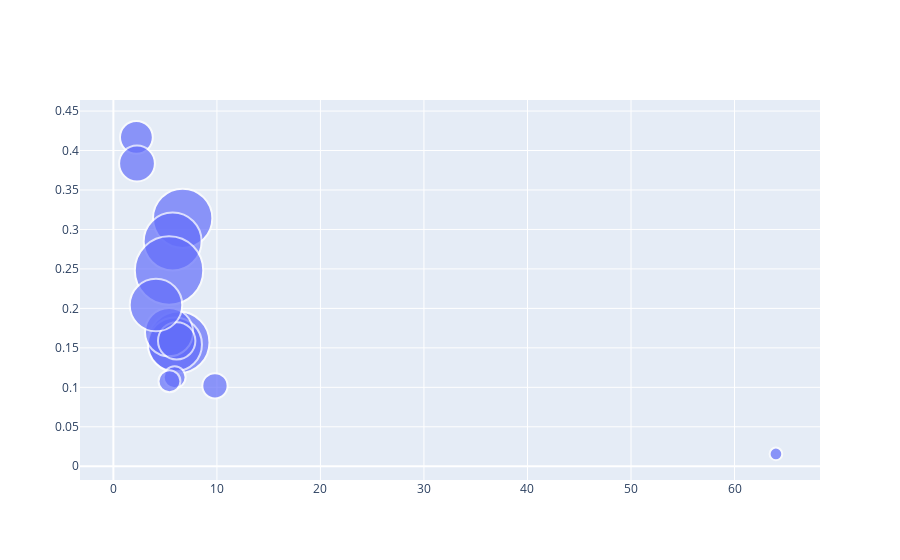

Source (notebook cell):
### Code cell
# Create figure
fig = go.Figure()
fig.add_trace(go.Scatter(
        x=df['Attempts'], y=df['Success rate'],
        text=df['text'],
        marker_size=df['size'],
        ))
# Tune marker appearance and layout
fig.update_traces(mode='markers', marker=dict(sizemode='area',
#                                               sizeref=sizeref, 
                                              line_width=2))

### Figure 1 — Plotly figure (JSON) as saved in the notebook; plotly's stock layout.template omitted (floating-point values rounded to 4 significant figures)
{"data": [{"marker": {"line": {"width": 2}, "size": [1760, 1680, 540, 1900, 1460, 1160, 2340, 320, 640, 700, 240, 80, 1380, 240], "sizemode": "area"}, "mode": "markers", "text": ["Concepts: [14]<br>Students: 88<br>Success Rate: 31.41%<br>Avg. attempts: 6.69", "Concepts: [11, 14]<br>Students: 84<br>Success Rate: 28.48%<br>Avg. attempts: 5.73", "Concepts: [11, 8, 12]<br>Students: 27<br>Success Rate: 41.67%<br>Avg. attempts: 2.22", "Concepts: [12]<br>Students: 95<br>Success Rate: 15.69%<br>Avg. attempts: 6.31", "Concepts: [11, 12]<br>Students: 73<br>Success Rate: 15.44%<br>Avg. attempts: 5.95", "Concepts: []<br>Students: 58<br>Success Rate: 16.99%<br>Avg. attempts: 5.38", "Concepts: [7, 5]<br>Students: 117<br>Success Rate: 24.8%<br>Avg. attempts: 5.38", "Concepts: [11, 12]<br>Students: 16<br>Success Rate: 10.19%<br>Avg. attempts: 9.81", "Concepts: [6, 11, 12, 8]<br>Students: 32<br>Success Rate: 38.36%<br>Avg. attempts: 2.28", "Concepts: [14, 12, 5]<br>Students: 35<br>Success Rate: 15.89%<br>Avg. attempts: 6.11", "Concepts: [14, 7, 8]<br>Students: 12<br>Success Rate: 11.27%<br>Avg. attempts: 5.92", "Concepts: [12]<br>Students: 4<br>Success Rate: 1.56%<br>Avg. attempts: 64.0", "Concepts: [12]<br>Students: 69<br>Success Rate: 20.42%<br>Avg. attempts: 4.12", "Concepts: [12, 5]<br>Students: 12<br>Success Rate: 10.77%<br>Avg. attempts: 5.42"], "type": "scatter", "x": [6.693, 5.726, 2.222, 6.305, 5.945, 5.379, 5.376, 9.812, 2.281, 6.114, 5.917, 64, 4.116, 5.417], "y": [0.3141, 0.2848, 0.4167, 0.1569, 0.1544, 0.1699, 0.248, 0.1019, 0.3836, 0.1589, 0.1127, 0.01562, 0.2042, 0.1077]}], "layout": {}}
